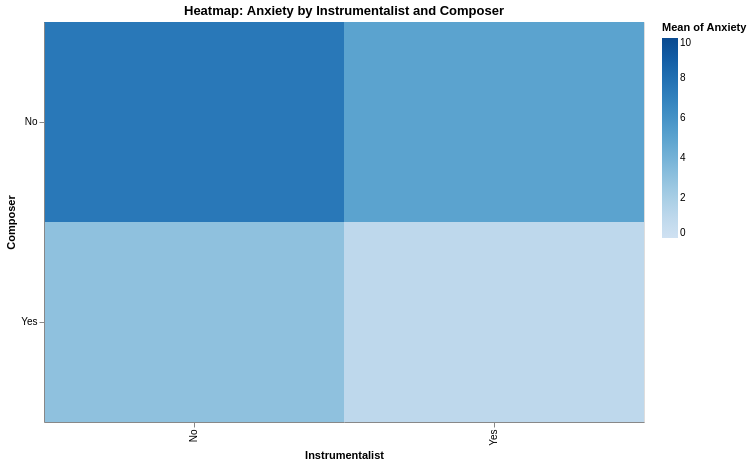

Source (Vega-Lite JSON):
### Vega-Lite specification from a JSON file in a GitHub repository (floating-point values rounded to 4 significant figures; data arrays with more than 128 entries replaced by an {"elided": "..."} marker saying what was removed)
{"$schema": "https://vega.github.io/schema/vega-lite/v5.json", "title": "Heatmap: Anxiety by Instrumentalist and Composer", "width": 600, "height": 400, "data": {"values": {"elided": "727 records"}}, "mark": "rect", "encoding": {"x": {"field": "Instrumentalist", "type": "nominal", "scale": {}}, "y": {"field": "Composer", "type": "nominal", "scale": {}}, "color": {"aggregate": "mean", "field": "Anxiety", "type": "quantitative", "scale": {"scheme": "blues"}}, "tooltip": [{"field": "Instrumentalist", "type": "nominal"}, {"field": "Composer", "type": "nominal"}, {"field": "Anxiety", "type": "quantitative"}]}, "transform": [], "params": []}
